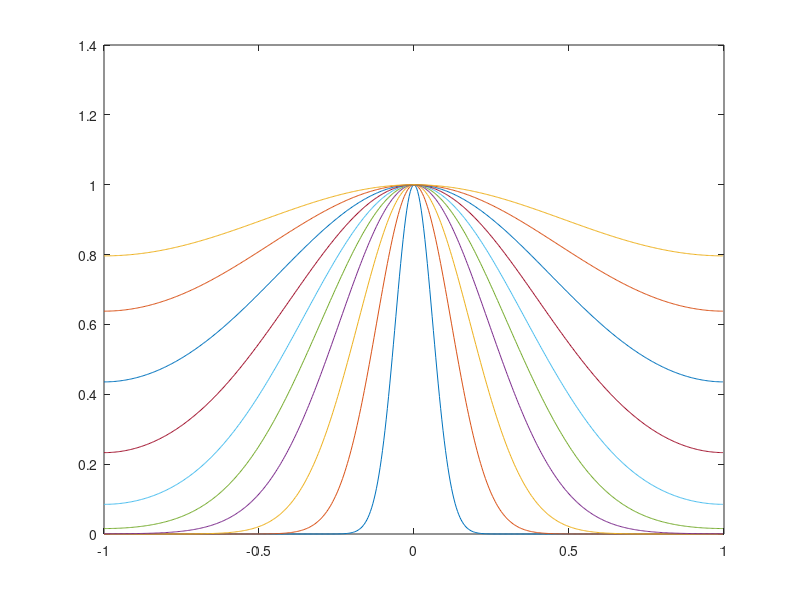
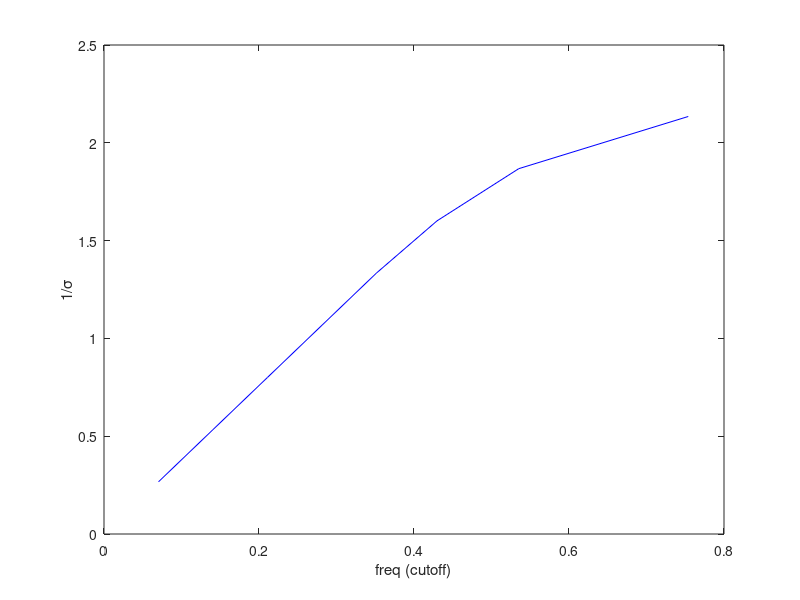
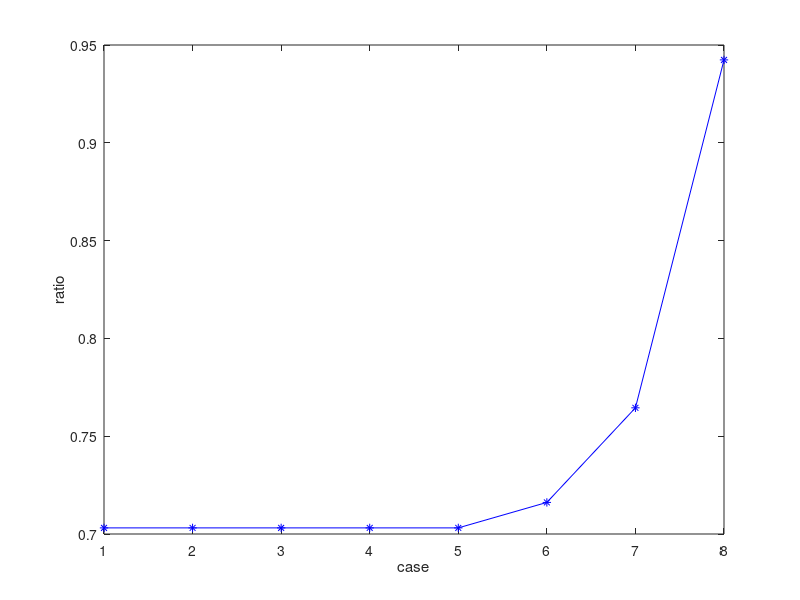
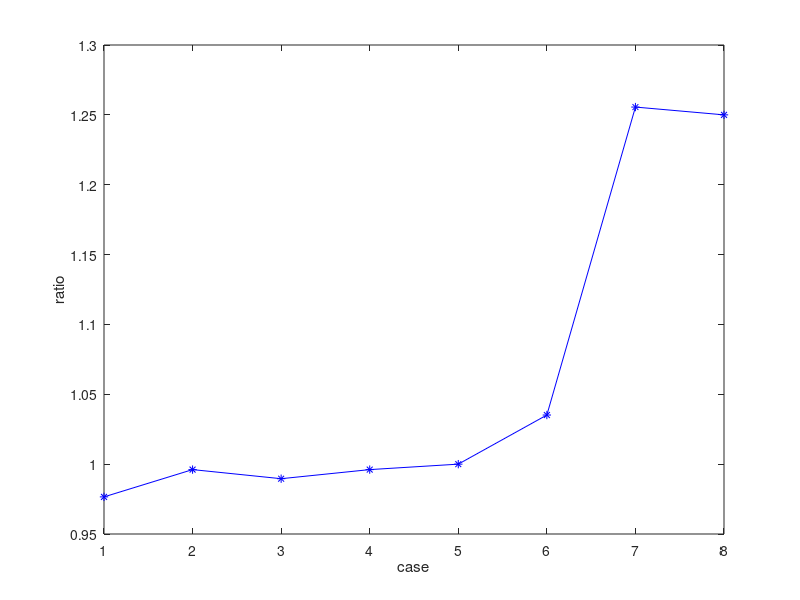

Source code (MATLAB) for these figures, in order: (Note: this script raises an error after producing the figures.)



%% test that the filter frequency response has the appropriate cutoff
N=10;
figure(1)
hold off
for i=1:N
    sigma=sqrt(2*log(2))/pi*N/i;
    sigmas(i)=sigma;
    l=ceil(sigma*3+1);
    t1=-l:l;
    h1=exp(-(t1.^2)./2./sigma./sigma)./sqrt(2*pi*sigma*sigma);
    sum(h1)
    h1=h1./sum(h1);
    % fvtool(h1,[1])
    n=512;
    h2=[h1 zeros(1,n-length(h1))];
    f=linspace(-1,1,n+1);
    f=f(1:n);
    plot(f,fftshift(abs(fft(h2)).^2))
    if i==1
        hold on
    end

    pass=fftshift(abs(fft(h2)).^2)>0.5;
    epass=fftshift(abs(fft(h2)))>0.5;
    fc=max(abs(f(pass)));
    fc2=max(abs(f(epass)));
    fcs(i)=fc;
    fcs2(i)=fc2;
end

fcs=fcs(1:end-2);
fcs2=fcs2(1:end-2);
sigmas=sigmas(1:end-2);

figure(2)
% hold off
plot(fcs,1./sigmas,'b')
xlabel 'freq (cutoff)'
ylabel '1/\sigma'


ratio=sqrt(2*log(2))/pi;

figure(3)
% hold off
plot(fcs.*sigmas.*pi./sqrt(2*log(2)),'b*-')
xlabel 'case'
ylabel 'ratio'

figure(4)
% hold off
plot(fcs2.*sigmas.*pi./sqrt(2*log(2)),'b*-')
xlabel 'case'
ylabel 'ratio'

% hold on
% plot(fcs,sigmas.^2,'g')
% plot(fcs.^2,sigmas,'r')
% plot(sqrt(fcs),sigmas,'c')
% plot(fcs,sqrt(sigmas),'k')

%% compare different models of foveation rolloff

x=(-n/2):(n/2-1);

platSize = n/4;
minBandwidth = 0.1;
HPBW = n/4;
maskBins = minBandwidth .*ones(size(x));
lambda = log(2)/HPBW;
r1=@(x) sqrt((x).^2);
r2=@(x) sqrt((x).^2)-platSize;


curr = r2(x);
curr(curr<0) =0;
fovControl = exp(-curr*lambda);

maskBins(fovControl>maskBins) = fovControl(fovControl>maskBins);

figure(5)
hold off
h1=plot(maskBins.*0.5,'g')

numBands=8;
%Use this number in areas where it exceeds the existing bandwidth
maskIndex=ceil(maskBins*numBands);
maskIndex(maskIndex<1)=1;
maskIndex(maskIndex>numBands)=numBands;

d = r1(x);

view_dist=1;
alpha=0.106;
e_2=2.3;
CT_0=1/64;

e=atan(d./view_dist./n).*180./pi; % eccentricity in degrees.

% f[i] = s/pow(sep,-i)*0.0175*viewDistance/pixelWidth;
% norm = max(norm,exp(-alpha*f[i]));
% e[y][x] = min(e[y][x],atan(sqrt(pow(fovea[i]*a.cols-x,2)+pow(fovea[numFovea+i]*a.rows-y,2))*pixelWidth/viewDistance)*180.0/PI);			
% double w = exp(-alpha*f[i]*(e[y+5][x+5]+e2)/e2)/norm;
% e_prime = atan(d*pixelWidth/viewDistance)*180.0/pi;			

% Sf_prime = exp(-alpha.*f.*(e+e_2)./e_2);

%CT=CT_0*exp(alpha.*f.*(e+e_2)./e_2);
%CS=1./CT;
f_c=e_2*log(1/CT_0)./(alpha*(e+e_2));% cycles/degree

res=pi*n*view_dist./180; % spatial resolution in cycles/degree

f_m=min(f_c,res./2);
hold on
h2=plot(f_m./view_dist./n.*180./pi)% cycles/degree to cycles per pixel

legend([h1,h2],{'Larcom','Wang'})


%% compare different fit functions

figure(6)
t=0:0.01:3;
a=exp(-t);
e2=2;
b=e2./(e2+3.*t);
c=1-t+t.*t./2-t.^3./6; % taylor series
% plot(t,[a;b;c]')
plot(t,[a;b]')



%% compare foveated images with 2 methods

data=FoveatedImageData(2);
image=data.image;

imageSize=size(image);

options1=struct();
options1.viewDist=1;
options1.numBands=20;
options1.filterHalfSize=20;
foveator1=foveateFilterBank(imageSize,data.fovea,options1);

options2=struct();
options2.numBands=20;
options2.filterHalfSize=20;
options2.cutoffMethod='Larcom';

options4=struct();
options4.numBands=20;
options4.filterHalfSize=20;
options4.cutoffMethod='Larcom';
n=min(imageSize);
options4.platSize=n/4;
options4.HPBW=n/4;
options4.minBandwidth = 0.1;

foveator2=foveateFilterBank(imageSize,data.fovea,options2);
foveator3=foveateSeperableOperator(imageSize,data.fovea, 20, 20);
foveator4=foveateFilterBank(imageSize,data.fovea,options4);
image1=foveator1.foveate(image);
image2=foveator2.foveate(image);
image3=foveator3.foveate(image);
image4=foveator4.foveate(image);

figure(7)
subplot(2,3,1)
imagesc(image1)
colormap gray
axis square off

subplot(2,3,2)
imagesc(image4)
% imagesc(image)
colormap gray
axis square off

subplot(2,3,3)
imagesc(image)
colormap gray
axis square off

subplot(2,3,4)
imagesc(image2)
colormap gray
axis square off

subplot(2,3,5)
imagesc(image3)
colormap gray
axis square off

subplot(2,3,6)
imagesc(image)
colormap gray
axis square off
